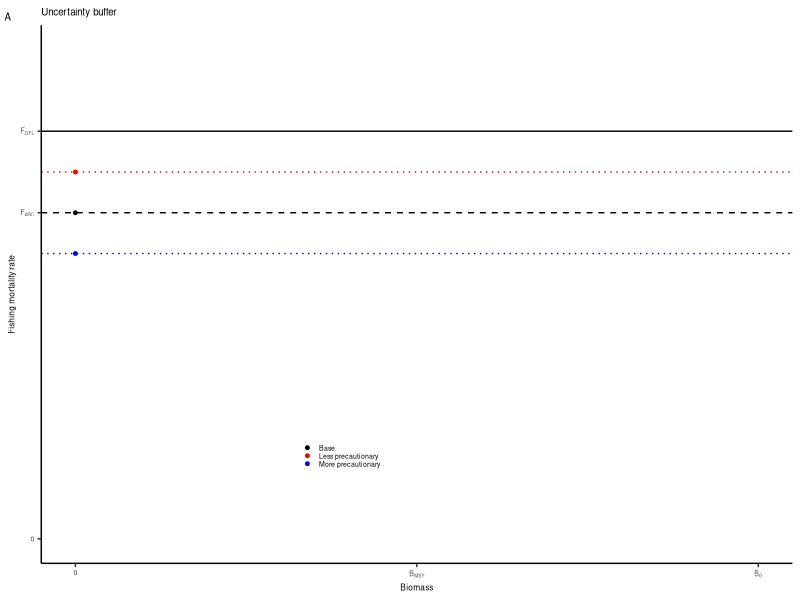
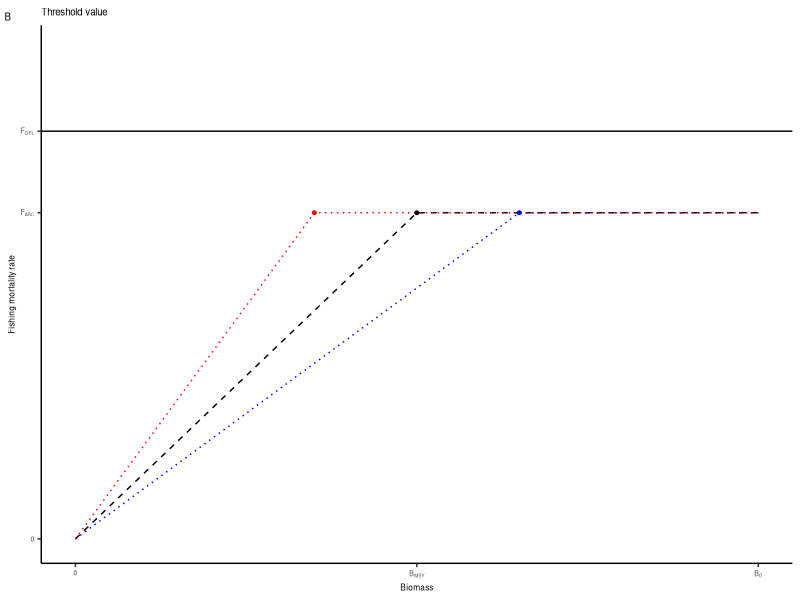
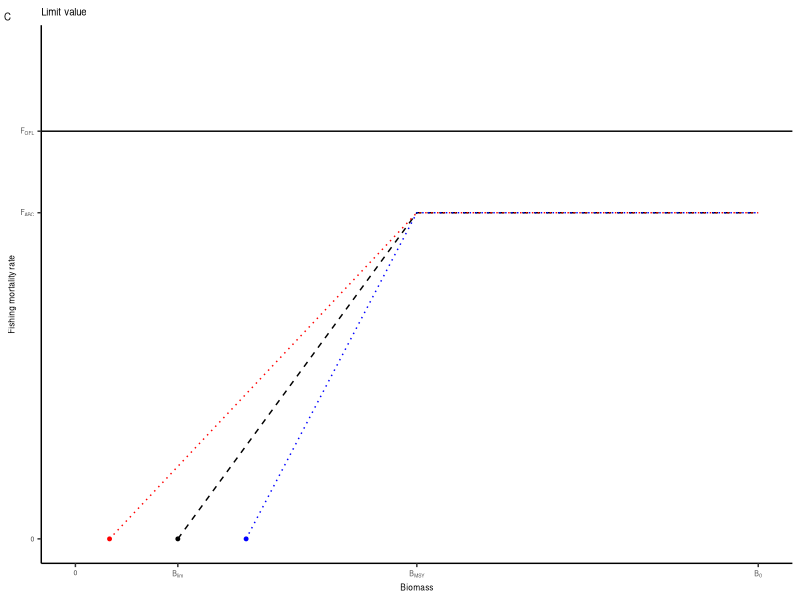
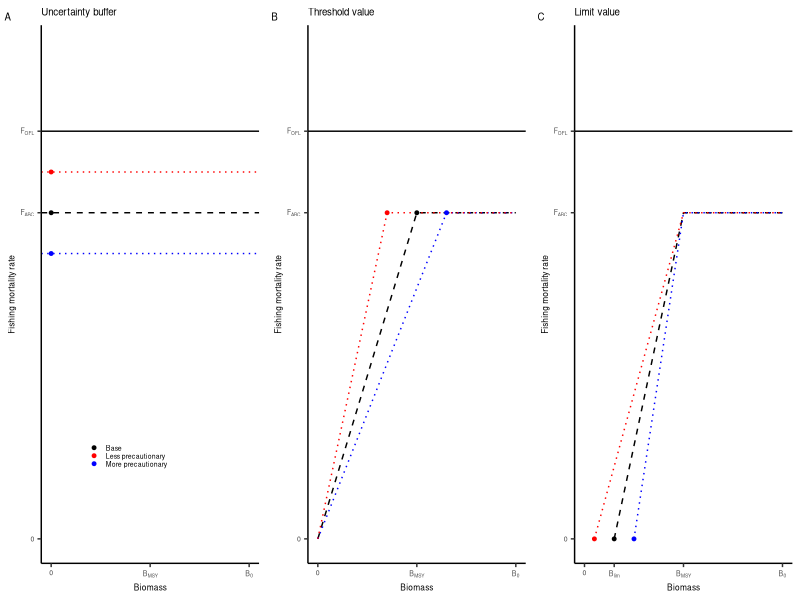

These figures' R source, in order: (Note: this script raises an error after producing the figures.)

# Clear workspace
rm(list = ls())
options(dplyr.summarise.inform=F)

# Setup
################################################################################

# Packages
library(tidyverse)

# Directories
plotdir <- "figures"
outputdir <- "database"


# Build data
################################################################################

# Threshold fig
thresh1 <- tibble(x=c(0, 1, 2),
                  y=c(0, 0.8, 0.8))
thresh2 <- tibble(x=c(0, 1.3, 2),
                  y=c(0, 0.8, 0.8))
thresh3 <- tibble(x=c(0, 0.7, 2),
                  y=c(0, 0.8, 0.8))

# Limit fig
limit1 <- tibble(x=c(0.3, 1, 2),
                  y=c(0, 0.8, 0.8))
limit2 <- tibble(x=c(0.1, 1, 2),
                  y=c(0, 0.8, 0.8))
limit3 <- tibble(x=c(0.5, 1, 2),
                  y=c(0, 0.8, 0.8))

# Points
pts1 <- tibble(type=c("Base", "More precautionary", "Less precautionary"),
              x=c(0, 0, 0),
              y=c(0.8, 0.7, 0.9))
pts2 <- tibble(type=c("Base", "More precautionary", "Less precautionary"),
               x=c(1.0, 1.3, 0.7),
               y=c(0.8, 0.8, 0.8))
pts3 <- tibble(type=c("Base", "More precautionary", "Less precautionary"),
               x=c(0.3, 0.5, 0.1),
               y=c(0, 0, 0))

# Plot data
################################################################################

# Setup theme
my_theme <-  theme(axis.text=element_text(size=5),
                   axis.title=element_text(size=6),
                   plot.title=element_text(size=7),
                   plot.tag=element_text(size=7),
                   plot.tag.position = c(0, 0.985),
                   legend.text=element_text(size=5),
                   legend.title=element_blank(),
                   # Gridlines
                   panel.grid.major = element_blank(),
                   panel.grid.minor = element_blank(),
                   panel.border = element_blank(),
                   panel.background = element_blank(),
                   axis.line = element_line(colour = "black"),
                   # Legend
                   legend.background = element_rect(fill=alpha('blue', 0)))


# Uncertainty buffer
g1 <- ggplot() +
  # Plot lines
  geom_hline(yintercept=1) + # FOFL
  geom_hline(yintercept=0.8, linetype="dashed") + # FABC
  geom_hline(yintercept=c(0.7, 0.9), linetype="dotted", color=c("blue", "red")) + # alternatives
  # Plot points
  geom_point(data=pts1, mapping=aes(x=x, y=y, color=type), size=1) +
  # Labels
  labs(x="Biomass",
       y="Fishing mortality rate",
       title="Uncertainty buffer",
       tag="A") +
  # X-axis
  scale_x_continuous(lim=c(0, 2),
                     breaks=c(0, 1, 2),
                     labels=c("0", expression("B"["MSY"]), expression("B"["0"]))) +
  # Y-axis
  scale_y_continuous(lim=c(0, 1.2),
                     breaks=c(0, 0.8,  1),
                     labels=c("0", expression("F"["ABC"]), expression("F"["OFL"]))) +
  # Legend
  scale_color_manual(name="", values=c("black", "red", "blue")) +
  # Theme
  theme_bw() + my_theme +
  theme(legend.position = c(0.4, 0.2),
        legend.key.size = unit(0.2, "cm"))
g1

# Threshhold value
g2 <- ggplot() +
  # Plot lines
  geom_hline(yintercept=1) + # FOFL
  geom_line(data=thresh1, mapping=aes(x=x, y=y), linetype="dashed") +
  geom_line(data=thresh2, mapping=aes(x=x, y=y), linetype="dotted", color="blue") +
  geom_line(data=thresh3, mapping=aes(x=x, y=y), linetype="dotted", color="red") +
  # Plot points
  geom_point(data=pts2, mapping=aes(x=x, y=y, color=type), size=1) +
  # Labels
  labs(x="Biomass",
       y="Fishing mortality rate",
       title="Threshold value",
       tag="B") +
  # X-axis
  scale_x_continuous(lim=c(0, 2),
                     breaks=c(0, 1, 2),
                     labels=c("0", expression("B"["MSY"]), expression("B"["0"]))) +
  # Y-axis
  scale_y_continuous(lim=c(0, 1.2),
                     breaks=c(0, 0.8, 1),
                     labels=c("0",  expression("F"["ABC"]), expression("F"["OFL"]))) +
  # Legend
  scale_color_manual(name="", values=c("black", "red", "blue")) +
  # Theme
  theme_bw() + my_theme +
  theme(legend.position = "none")
g2

# Limit value
g3 <- ggplot() +
  # Plot lines
  geom_hline(yintercept=1) +
  geom_line(data=limit1, mapping=aes(x=x, y=y), linetype="dashed") +
  geom_line(data=limit2, mapping=aes(x=x, y=y), linetype="dotted", color="red") +
  geom_line(data=limit3, mapping=aes(x=x, y=y), linetype="dotted", color="blue") +
  # Plot points
  geom_point(data=pts3, mapping=aes(x=x, y=y, color=type), size=1) +
  # Labels
  labs(x="Biomass",
       y="Fishing mortality rate",
       title="Limit value",
       tag="C") +
  # X-axis
  scale_x_continuous(lim=c(0, 2),
                     breaks=c(0, 0.3, 1, 2),
                     labels=c("0", expression("B"["lim"]), expression("B"["MSY"]), expression("B"["0"]))) +
  # Y-axis
  scale_y_continuous(lim=c(0, 1.2),
                     breaks=c(0, 0.8, 1),
                     labels=c("0",  expression("F"["ABC"]), expression("F"["OFL"]))) +
  # Legend
  scale_color_manual(name="", values=c("black", "red", "blue")) +
  # Theme
  theme_bw() + my_theme +
  theme(legend.position = "none")
g3

# Merge
g <- gridExtra::grid.arrange(g1, g2, g3, ncol=3)
g

# Export plot
ggsave(g, filename=file.path(plotdir, "Fig6_hcr_tradeoffs.png"),
       width=6, height=2, units="in", dpi=600)
ggsave(g, filename=file.path(plotdir, "Fig6_hcr_tradeoffs.pdf"),
       width=6, height=2, units="in", dpi=600)

